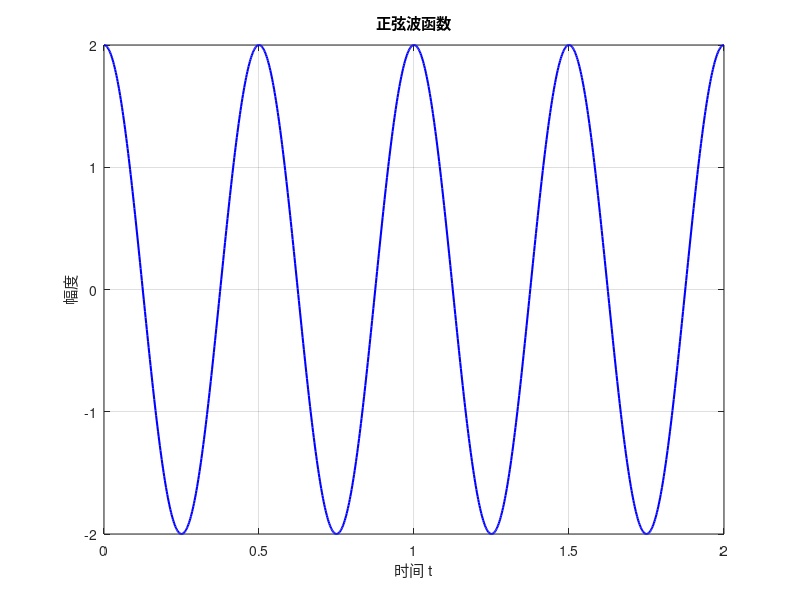

This figure's MATLAB source:
% 参数设置
A_sin = 2;       % 正弦波振幅
f_sin = 2;       % 正弦波频率（周期为 1/f_sin）
phi_sin = pi/2;  % 正弦波相位偏移

% 时间变量
t = linspace(0, 2, 1000);  % 从0到2的时间范围，取1000个点

% 正弦波函数
sin_wave = A_sin * sin(2 * pi * f_sin * t + phi_sin);

% 绘图
figure;
plot(t, sin_wave, 'b', 'LineWidth', 1.5);
title('正弦波函数');
xlabel('时间 t');
ylabel('幅度');
grid on;
